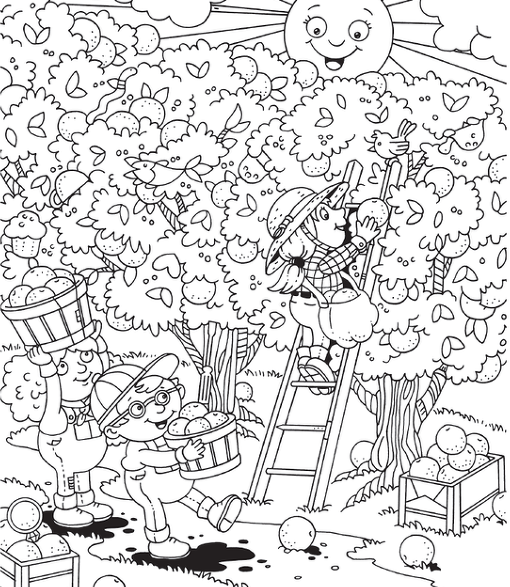
#> input picture gayoung/test_background.png, 510 x 587 px
$ python test.py
#> lines starting #> are read from the running program, lines starting #| are printed output that depends on the picture; after the words box and inside, x2 and y2 are one past the last pixel; in counts of white or black regions, pixels touching at a corner belong together
import os
import cv2
import numpy as np
from matplotlib import pyplot as plt


# Set the working directory to be the current one
os.chdir(os.path.dirname(os.path.abspath(__file__)))

# Load a reference image
img_rgb = cv2.imread('test_background.png')
#> img_rgb is the input picture: shape (587, 510, 3); mean B, G, R 219.4, 218.9, 219.2
img_gray = cv2.cvtColor(img_rgb, cv2.COLOR_BGR2GRAY)

# Load a template image as grayscale
template = cv2.imread('fish.png', 0)
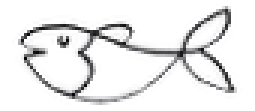
#> input picture gayoung/fish.png, 85 x 37 px (shown 3 times larger)
#> template: shape (37, 85); min 0, max 255, mean 233.7
w, h = template.shape[::-1]  #template 이미지의 크기
#> w = 85; h = 37

# Apply template matching(image와 template가 겹치는 부분을 비교)
res = cv2.matchTemplate(img_gray, template , cv2.TM_CCOEFF_NORMED)
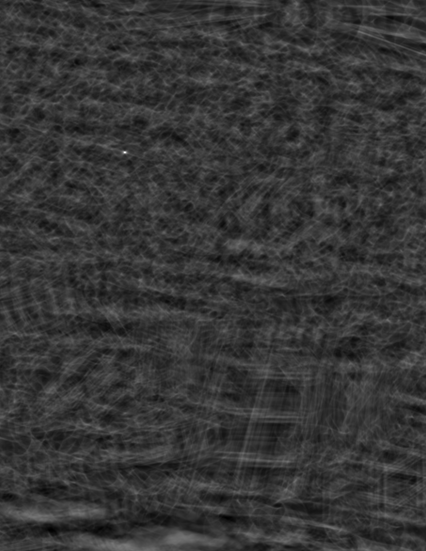
#> res: shape (551, 426) float32; min -0.168, max 0.619, mean 0.000343; drawn with min black and max white
#최소 포인터, 최대 포인터, 최소 지점, 최대 지점
#min_val, max_val, min_loc, max_loc = cv2.minMaxLoc(res)


# # Thresholding
threshold = 0.5
loc = np.where(res >= threshold)
#> loc = ([152, 152], [124, 125])

# # Draw a bounding box (새로운점)
img_res = img_rgb.copy()
for pt in zip(*loc[::-1]):    # loc의 순서를 거꾸로 하여 튜플로 묶고 리스트로 만들어줌
    #cv2.rectangle(img_res, pt, (w, h), (0,0,255), 2)
    cv2.rectangle(img_res, pt, (pt[0] + w, pt[1] + h), (0,0,255), 2)
#> this loop made 2 passes
#> pt on passes 1 to 2: (124, 152), (125, 152)
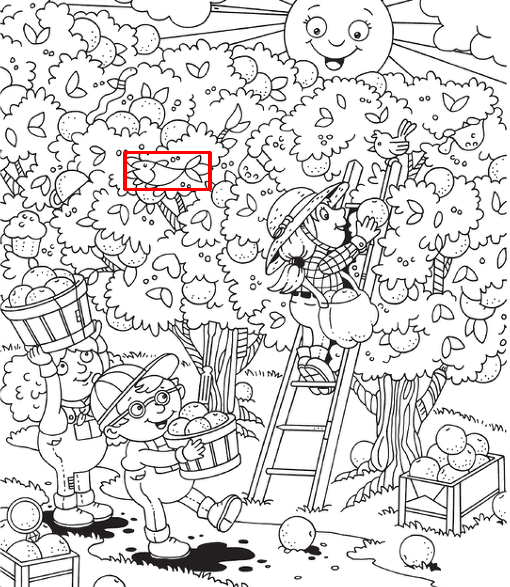
#> img_res: shape (587, 510, 3); 0.27% of pixels changed, all inside (x1, y1, x2, y2) = (123, 151, 212, 191)

# Display results
titles = ['Original', 'Template Matching']
images = [img_rgb, img_res]

for i in range(2):
    plt.subplot(1, 2, i+1)
    plt.imshow(cv2.cvtColor(images[i], cv2.COLOR_BGR2RGB))
    plt.title(titles[i])
    plt.xticks([]), plt.yticks([])
plt.show()
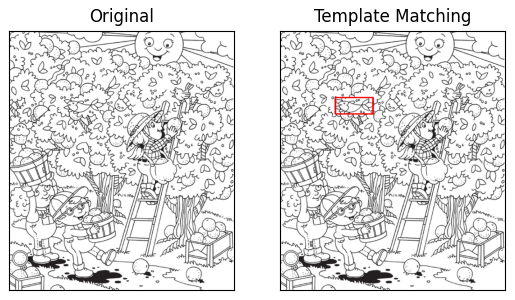
#> figure drawn by matplotlib, 2 panels
# cv2.imshow("template",img_rgb)
# cv2.waitKey(0)
# cv2.destroyAllWindows()
